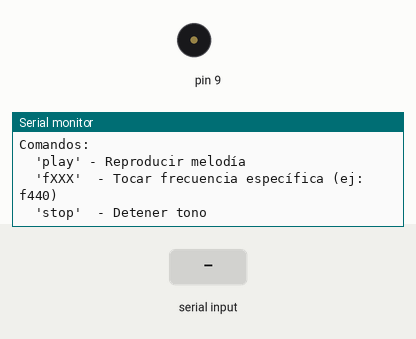
A sketch run on a simulated Arduino Uno, built with avr-gcc and run on an emulated ATmega328P. Shown: buzzer (waves = sounding), the last lines printed to the serial monitor. The test bench sets the inputs (shaded band).

Above: at 1.3 s.
1.4 s: "play\n" received over Serial
At 1.41 s:
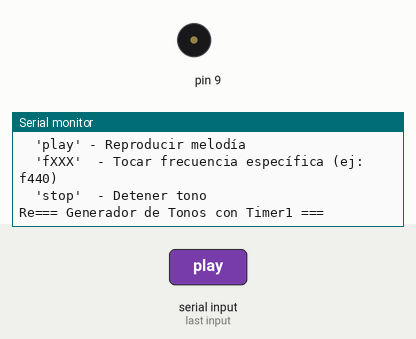
2.9 s: "f90\n" received over Serial
At 2.91 s:
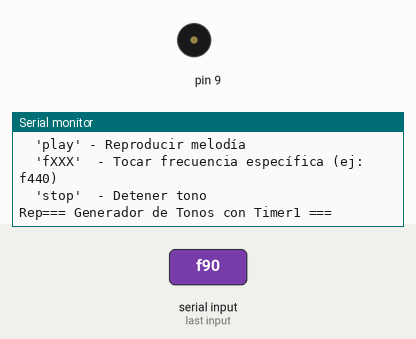

Measured:
- after the input at 1.4 s, the serial monitor: prints a new line at once (image 1)
- after the input at 2.9 s, the serial monitor: prints a new line at once (image 2)

The sketch:

Lab_4_C3.ino
```cpp
// Lab04_Timer1_Tonos_Musicales.ino
// Usa Timer1 en modo CTC para generar notas musicales precisas
// Reproduce una melodía simple: "Cumpleaños Feliz"

// Frecuencias de notas musicales (Hz)
#define NOTE_C4  262
#define NOTE_D4  294
#define NOTE_E4  330
#define NOTE_F4  349
#define NOTE_G4  392
#define NOTE_A4  440
#define NOTE_B4  494
#define NOTE_C5  523
#define NOTE_REST 0

// Melodía: Cumpleaños Feliz
const uint16_t melody[] = {
    NOTE_C4, NOTE_C4, NOTE_D4, NOTE_C4, NOTE_F4, NOTE_E4,  // Cum-ple-a-ños fe-liz
    NOTE_C4, NOTE_C4, NOTE_D4, NOTE_C4, NOTE_G4, NOTE_F4,  // Cum-ple-a-ños fe-liz
    NOTE_C4, NOTE_C4, NOTE_C5, NOTE_A4, NOTE_F4, NOTE_E4, NOTE_D4,  // Cum-ple-a-ños que-rí-do
    NOTE_B4, NOTE_B4, NOTE_A4, NOTE_F4, NOTE_G4, NOTE_F4   // Cum-ple-a-ños fe-liz
};

const uint16_t noteDurations[] = {
    500, 500, 500, 500, 500, 1000,
    500, 500, 500, 500, 500, 1000,
    500, 500, 500, 500, 500, 500, 1000,
    500, 500, 500, 500, 500, 1000
};

const int melodyLength = sizeof(melody) / sizeof(melody[0]);
volatile bool notePlaying = false;
volatile int currentNote = 0;

void setupTimer1Tone(uint16_t frequency) {
    if (frequency == 0) {
        TCCR1A = 0;  // Deshabilitar salida
        return;
    }

    cli();
    TCCR1A = 0;
    TCCR1B = 0;
    TCNT1 = 0;

    // Modo CTC con toggle en OC1A (pin 9)
    TCCR1A |= (1 << COM1A0);  // Toggle OC1A on compare match

    // Calcular OCR1A para la frecuencia deseada
    // Frecuencia de toggle = frecuencia_nota * 2 (porque toggle cambia cada medio ciclo)
    uint32_t ocr_value = (16000000UL / (1 * frequency * 2)) - 1;
    OCR1A = (uint16_t)ocr_value;

    TCCR1B |= (1 << WGM12);   // Modo CTC
    TCCR1B |= (1 << CS10);    // Prescaler 1 (sin prescaler)
    TIMSK1 |= (1 << OCIE1A);  // Habilitar interrupción

    // Configurar pin 9 como salida
    DDRB |= (1 << DDB1);      // Pin 9 = OC1A
    sei();
}

void playMelody() {
    Serial.println(F("Reproduciendo: Cumpleaños Feliz"));

    for (int i = 0; i < melodyLength; i++) {
        currentNote = i;
        setupTimer1Tone(melody[i]);
        delay(noteDurations[i]);

        // Pequeña pausa entre notas
        setupTimer1Tone(0);
        delay(50);
    }

    setupTimer1Tone(0);  // Silencio al final
    Serial.println(F("Melodía completada!"));
}

void setup() {
    Serial.begin(9600);
    Serial.println(F("=== Generador de Tonos con Timer1 ==="));
    Serial.println(F("Comandos:"));
    Serial.println(F("  'play' - Reproducir melodía"));
    Serial.println(F("  'fXXX'  - Tocar frecuencia específica (ej: f440)"));
    Serial.println(F("  'stop'  - Detener tono"));

    pinMode(9, OUTPUT);
}

void loop() {
    if (Serial.available()) {
        String input = Serial.readStringUntil('\n');
        input.trim();

        if (input == "play") {
            playMelody();
        } else if (input == "stop") {
            setupTimer1Tone(0);
            Serial.println(F("Tono detenido"));
        } else if (input[0] == 'f' || input[0] == 'F') {
            uint16_t freq = input.substring(1).toInt();
            if (freq > 0 && freq <= 20000) {
                setupTimer1Tone(freq);
                Serial.print(F("Reproduciendo: "));
                Serial.print(freq);
                Serial.println(F(" Hz"));
            }
        }
    }
}
```
